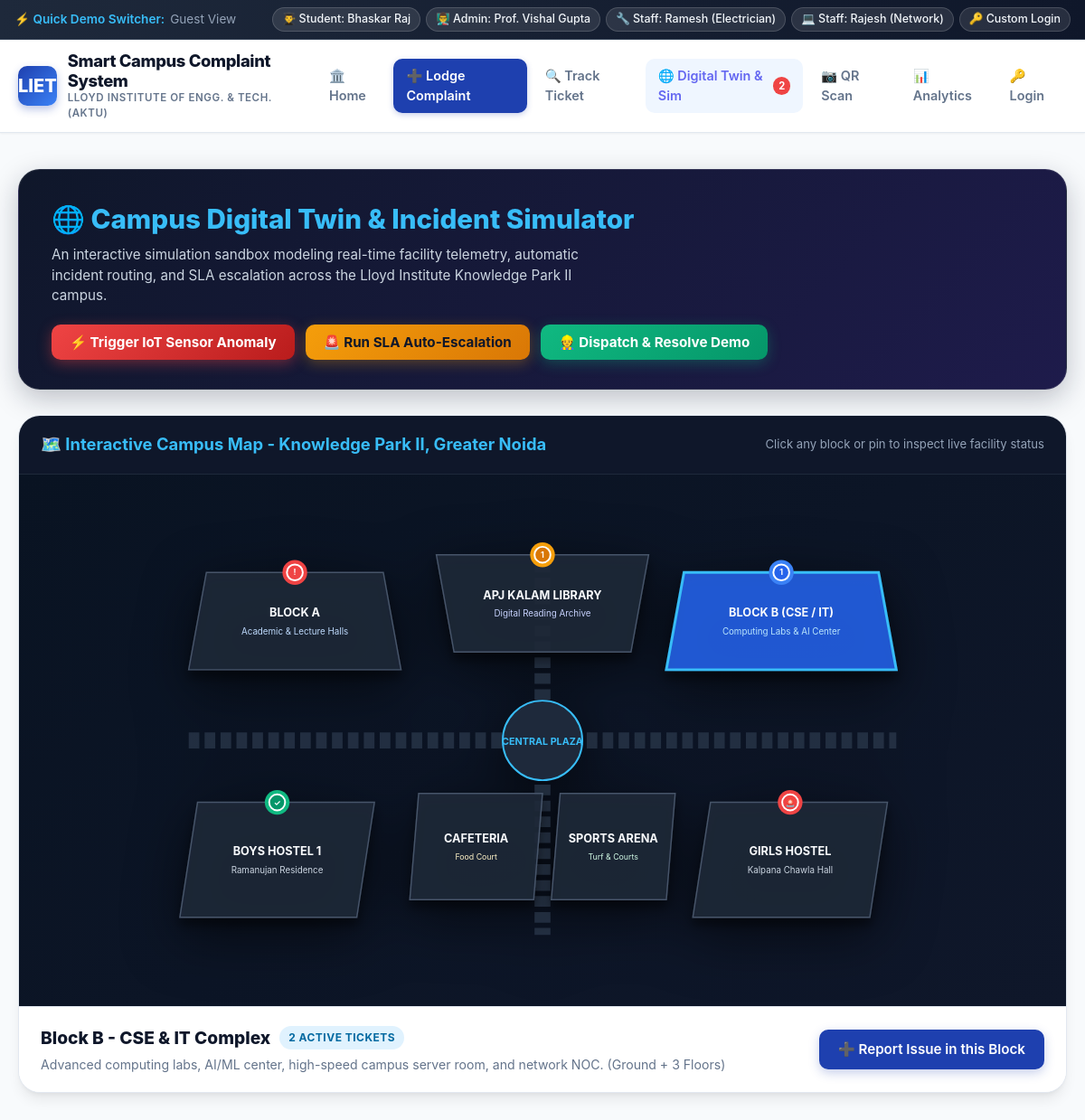
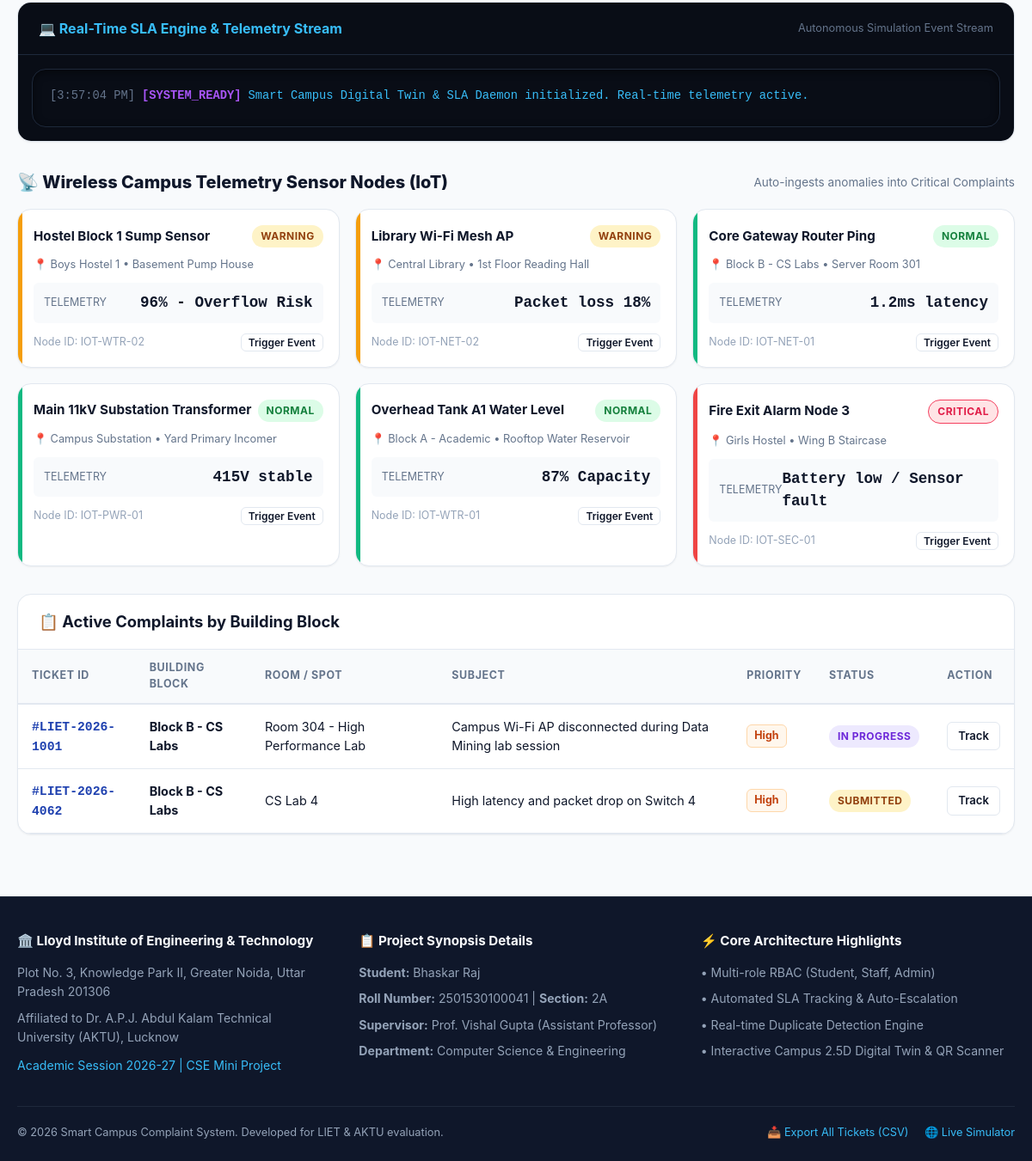
/simulation, run on an earlier commit of the app's database (2 pictures, top to bottom).
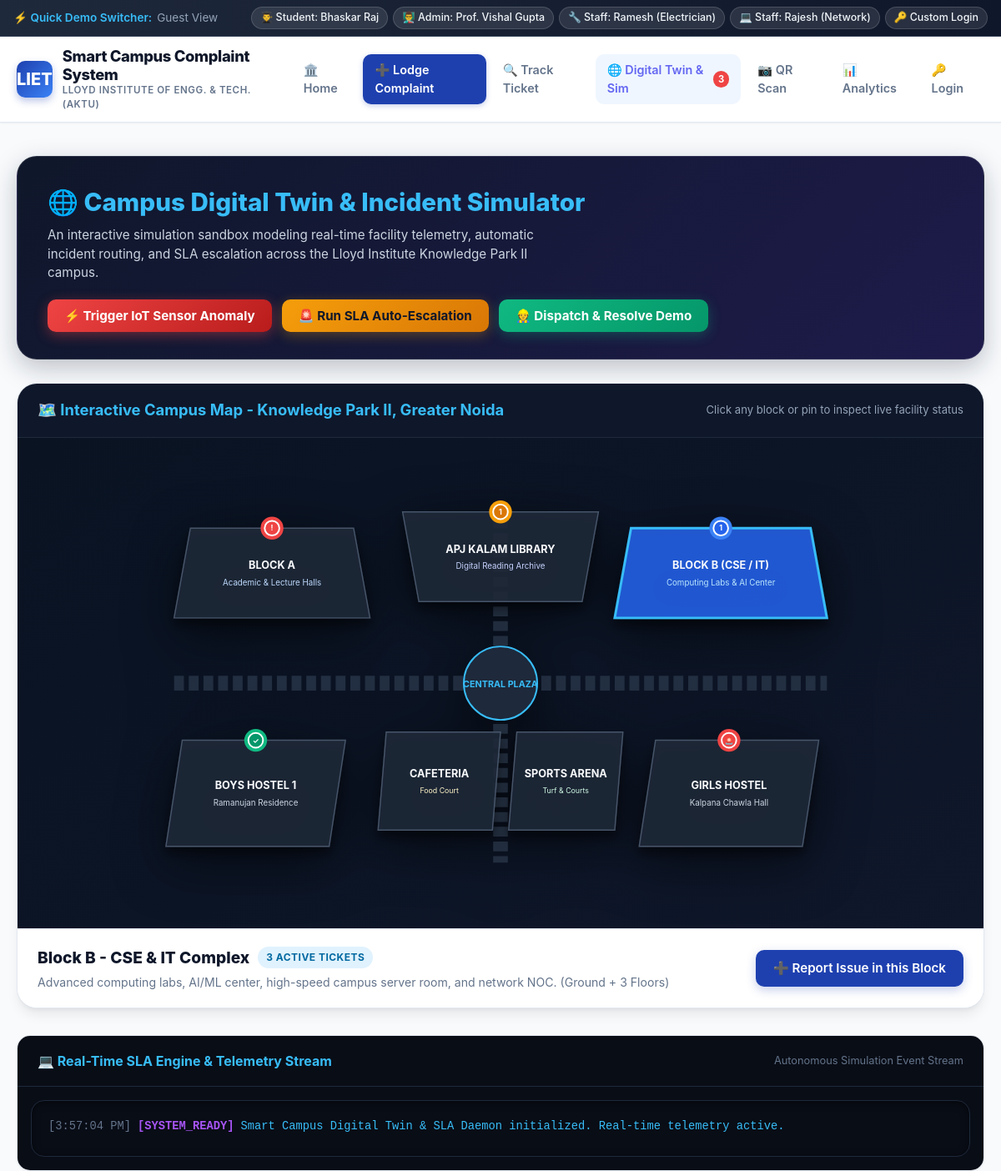
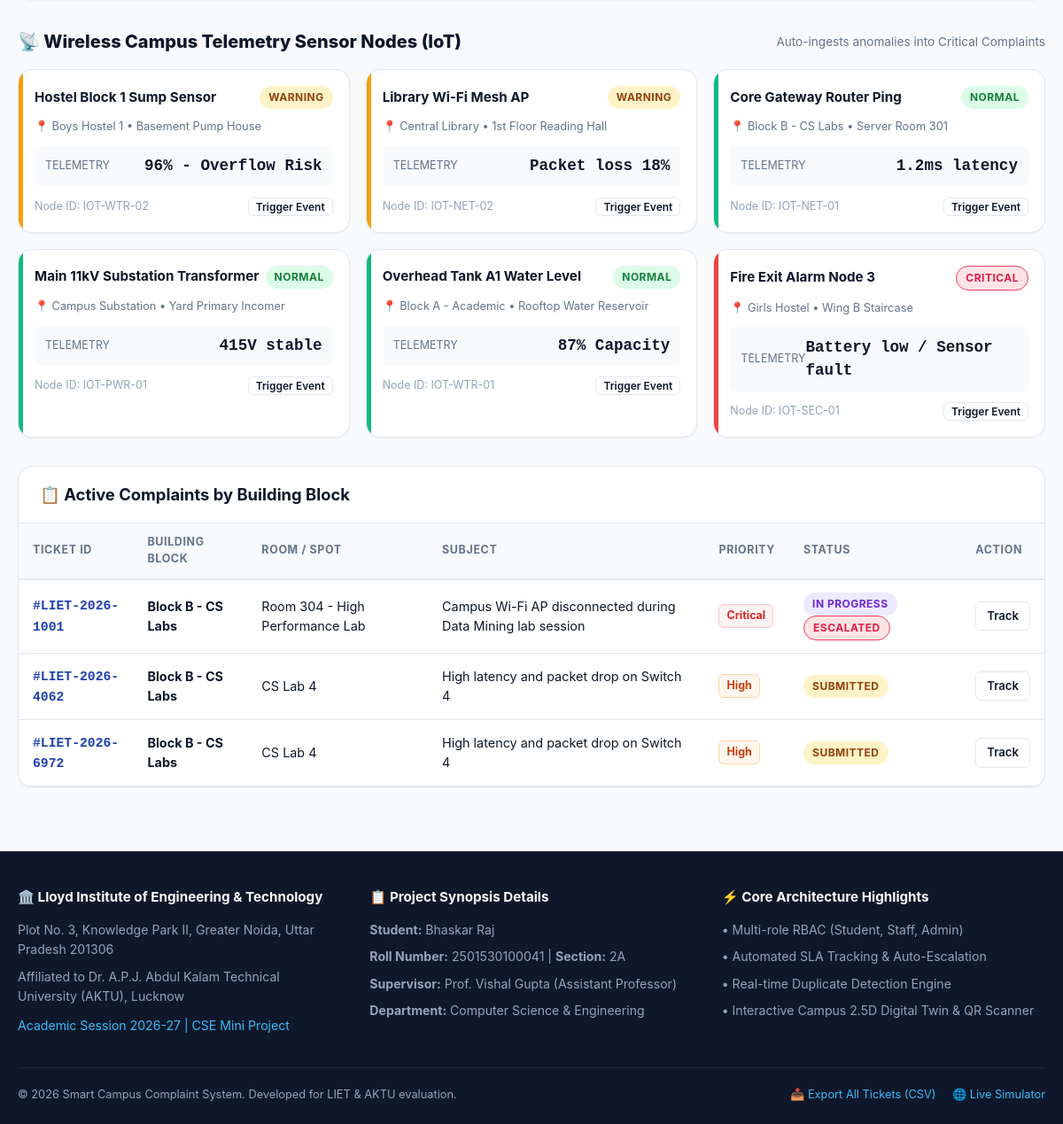
And on a later commit of the database (2 pictures, top to bottom).
### tables this page shows
CREATE TABLE iot_sensors (
        sensor_id TEXT PRIMARY KEY,
        name TEXT NOT NULL,
        building_block TEXT NOT NULL,
        location TEXT NOT NULL,
        type TEXT NOT NULL,
        status TEXT NOT NULL DEFAULT 'Normal',
        last_reading TEXT,
        last_checked TEXT
    );

CREATE TABLE complaints (
        ticket_id TEXT PRIMARY KEY,
        user_id INTEGER,
        user_name TEXT,
        user_email TEXT,
        user_roll TEXT,
        category TEXT NOT NULL,
        subcategory TEXT,
        building_block TEXT NOT NULL,
        room_location TEXT NOT NULL,
        title TEXT NOT NULL,
        description TEXT NOT NULL,
        priority TEXT NOT NULL DEFAULT 'Medium',
        status TEXT NOT NULL DEFAULT 'Submitted',
        assigned_dept_id INTEGER,
        assigned_staff_name TEXT,
        image_path TEXT,
        resolution_remarks TEXT,
        resolution_image TEXT,
        sla_deadline TEXT,
        is_escalated INTEGER DEFAULT 0,
        escalated_to TEXT,
        escalated_at TEXT,
        upvotes INTEGER DEFAULT 0,
        created_at TEXT,
        updated_at TEXT,
        FOREIGN KEY (user_id) REFERENCES users (id),
        FOREIGN KEY (assigned_dept_id) REFERENCES departments (id)
    );

### app.py (the view)
@app.route('/simulation')
def simulation_view():
    db = get_db()
    cursor = db.cursor()
    cursor.execute("SELECT * FROM iot_sensors ORDER BY status DESC, name ASC")
    sensors = cursor.fetchall()
    cursor.execute("""
    SELECT ticket_id, title, category, building_block, room_location, priority, status, is_escalated
    FROM complaints
    WHERE status NOT IN ('Closed')
    ORDER BY CASE WHEN priority = 'Critical' THEN 1 ELSE 2 END
    """)
    active_complaints = cursor.fetchall()
    db.close()
    return render_template('simulation.html', sensors=sensors, active_complaints=active_complaints)

### templates/simulation.html (shortened to what this page needs)
{% extends "base.html" %}
{% block content %}
<div>
  <div class="sim-header">
    <div class="sim-header-info">
      <h2>🌐 Campus Digital Twin & Incident Simulator</h2>
      <p>
        An interactive simulation sandbox modeling real-time facility telemetry, automatic incident routing,
        and SLA escalation across the Lloyd Institute Knowledge Park II campus.
      </p>
    </div>
    <div class="sim-actions">
      <button class="btn btn-sim-alert" onclick="runIoTSimulation()">
        ⚡ Trigger IoT Sensor Anomaly
      </button>
      <button class="btn btn-sim-escalate" onclick="runAutoEscalation()">
        🚨 Run SLA Auto-Escalation
      </button>
      <button class="btn btn-sim-worker" onclick="runWorkerResolveDemo()">
        👷 Dispatch & Resolve Demo
      </button>
    </div>
  </div>
  <div class="campus-map-card">
    <div class="card-header" style="background: #0f172a; color: white; border-color: #1e293b;">
      <h3 style="color: #38bdf8;">🗺️ Interactive Campus Map - Knowledge Park II, Greater Noida</h3>
      <span style="font-size: 0.82rem; color: #94a3b8;">Click any block or pin to inspect live facility status</span>
    </div>
    <div class="campus-map-wrapper">
      <svg class="campus-svg" viewBox="0 0 920 540" xmlns="http://www.w3.org/2000/svg">
        <text x="460" y="275" font-size="11" fill="#38bdf8" font-weight="bold" text-anchor="middle">CENTRAL PLAZA</text>
        <g class="map-building-group" onclick="selectBuilding('Block A - Academic')">
          <text x="180" y="130" class="building-label">BLOCK A</text>
          <text x="180" y="150" font-size="10" fill="#bfdbfe" text-anchor="middle">Academic & Lecture Halls</text>
          <g class="map-pin" transform="translate(180, 80)">
            <text x="0" y="3" font-size="9" font-weight="bold" fill="white" text-anchor="middle">!</text>
          </g>
        </g>
        <g class="map-building-group" onclick="selectBuilding('Block B - CS Labs')">
          <text x="730" y="130" class="building-label">BLOCK B (CSE / IT)</text>
          <text x="730" y="150" font-size="10" fill="#bae6fd" text-anchor="middle">Computing Labs & AI Center</text>
          <g class="map-pin" transform="translate(730, 80)">
            <text x="0" y="3" font-size="9" font-weight="bold" fill="white" text-anchor="middle">1</text>
          </g>
        </g>
        <g class="map-building-group" onclick="selectBuilding('Central Library')">
          <text x="460" y="110" class="building-label">APJ KALAM LIBRARY</text>
          <text x="460" y="130" font-size="10" fill="#c7d2fe" text-anchor="middle">Digital Reading Archive</text>
          <g class="map-pin" transform="translate(460, 60)">
            <text x="0" y="3" font-size="9" font-weight="bold" fill="white" text-anchor="middle">1</text>
          </g>
        </g>
        <g class="map-building-group" onclick="selectBuilding('Boys Hostel 1')">
          <text x="160" y="400" class="building-label">BOYS HOSTEL 1</text>
          <text x="160" y="420" font-size="10" fill="#cbd5e1" text-anchor="middle">Ramanujan Residence</text>
          <g class="map-pin" transform="translate(160, 340)">
            <text x="0" y="3" font-size="9" font-weight="bold" fill="white" text-anchor="middle">✓</text>
          </g>
        </g>
        <g class="map-building-group" onclick="selectBuilding('Girls Hostel')">
          <text x="740" y="400" class="building-label">GIRLS HOSTEL</text>
          <text x="740" y="420" font-size="10" fill="#cbd5e1" text-anchor="middle">Kalpana Chawla Hall</text>
          <g class="map-pin" transform="translate(740, 340)">
            <text x="0" y="3" font-size="9" font-weight="bold" fill="white" text-anchor="middle">🚨</text>
          </g>
        </g>
        <g class="map-building-group" onclick="selectBuilding('Student Cafeteria')">
          <text x="385" y="385" class="building-label" font-size="11">CAFETERIA</text>
          <text x="385" y="405" font-size="9" fill="#fef3c7" text-anchor="middle">Food Court</text>
        </g>
        <g class="map-building-group" onclick="selectBuilding('Sports Arena')">
          <text x="540" y="385" class="building-label" font-size="11">SPORTS ARENA</text>
          <text x="540" y="405" font-size="9" fill="#d1fae5" text-anchor="middle">Turf & Courts</text>
        </g>
      </svg>
    </div>
    <div class="map-drawer">
      <div class="drawer-info">
        <div style="display: flex; align-items: center; gap: 10px;">
          <h3 id="drawer-building-title">Block B - CSE & IT Complex</h3>
          <span id="drawer-building-count" class="badge badge-assigned">1 Active Ticket</span>
        </div>
        <p id="drawer-building-desc">Advanced computing labs, AI/ML center, high-speed campus server room, and network NOC.</p>
      </div>
      <div style="display: flex; gap: 10px;">
        <a id="drawer-btn-report" href="{{ url_for('submit_complaint', building='Block B - CS Labs') }}" class="btn btn-primary">
          ➕ Report Issue in this Block
        </a>
      </div>
    </div>
  </div>
  <div class="card" style="margin-bottom: 32px;">
    <div class="card-header" style="background: #090d16; color: #38bdf8; border-color: #1e293b;">
      <h3 style="color: #38bdf8; font-size: 1rem;">💻 Real-Time SLA Engine & Telemetry Stream</h3>
      <span style="font-size: 0.8rem; color: #64748b;">Autonomous Simulation Event Stream</span>
    </div>
    <div class="card-body" style="background: #090d16; padding: 16px;">
      <div id="sim-live-console" class="sim-console"></div>
    </div>
  </div>
  <div style="margin-bottom: 32px;">
    <div style="display: flex; justify-content: space-between; align-items: center; margin-bottom: 16px;">
      <h3 style="font-size: 1.25rem; font-weight: 800; color: var(--secondary); display: flex; align-items: center; gap: 8px;">
        <span>📡 Wireless Campus Telemetry Sensor Nodes (IoT)</span>
      </h3>
      <span style="font-size: 0.85rem; color: var(--text-muted);">Auto-ingests anomalies into Critical Complaints</span>
    </div>
    <div class="iot-grid">
      {% for s in sensors %}
        <div class="sensor-card {{ s.status|lower }}">
          <div class="sensor-header">
            <span class="sensor-name">{{ s.name }}</span>
            {% if s.status == 'Normal' %}
              <span class="badge badge-resolved">Normal</span>
            {% elif s.status == 'Warning' %}
              <span class="badge badge-submitted">Warning</span>
            {% else %}
              <span class="badge badge-escalated">Critical</span>
            {% endif %}
          </div>
          <div class="sensor-location">
            📍 {{ s.building_block }} &bull; {{ s.location }}
          </div>
          <div class="sensor-telemetry">
            <span style="font-size: 0.78rem; color: var(--text-muted); text-transform: uppercase;">Telemetry</span>
            <span class="sensor-reading">{{ s.last_reading }}</span>
          </div>
          <div style="display: flex; justify-content: space-between; align-items: center; font-size: 0.78rem; color: var(--text-subtle);">
            <span>Node ID: {{ s.sensor_id }}</span>
            <button class="btn btn-sm btn-outline" style="padding: 2px 8px; font-size: 0.75rem;" onclick="runIoTSimulation('{{ s.sensor_id }}')">
              Trigger Event
            </button>
          </div>
        </div>
      {% endfor %}
    </div>
  </div>
  <div class="card">
    <div class="card-header">
      <h3>📋 Active Complaints by Building Block</h3>
    </div>
    <div class="card-body" style="padding: 0;">
      <div class="table-responsive">
        <table class="data-table">
          <thead>
            <tr>
              <th>Ticket ID</th>
              <th>Building Block</th>
              <th>Room / Spot</th>
              <th>Subject</th>
              <th>Priority</th>
              <th>Status</th>
              <th>Action</th>
            </tr>
          </thead>
          <tbody>
            {% for c in active_complaints %}
              <tr class="building-complaint-row" data-building="{{ c.building_block }}">
                <td>
                  <a href="{{ url_for('track_complaint', ticket_id=c.ticket_id) }}" class="ticket-code">
                    #{{ c.ticket_id }}
                  </a>
                </td>
                <td style="font-weight: 700;">{{ c.building_block }}</td>
                <td>{{ c.room_location }}</td>
                <td>{{ c.title }}</td>
                <td>
                  {% if c.priority == 'Critical' %}
                    <span class="prio-pill prio-critical">Critical</span>
                  {% elif c.priority == 'High' %}
                    <span class="prio-pill prio-high">High</span>
                  {% else %}
                    <span class="prio-pill prio-medium">{{ c.priority }}</span>
                  {% endif %}
                </td>
                <td>
                  {% if c.status == 'Submitted' %}
                    <span class="badge badge-submitted">Submitted</span>
                  {% elif c.status == 'Assigned' %}
                    <span class="badge badge-assigned">Assigned</span>
                  {% elif c.status == 'In Progress' %}
                    <span class="badge badge-in-progress">In Progress</span>
                  {% endif %}
                  {% if c.is_escalated %}
                    <span class="badge badge-escalated">Escalated</span>
                  {% endif %}
                </td>
                <td>
                  <a href="{{ url_for('track_complaint', ticket_id=c.ticket_id) }}" class="btn btn-sm btn-outline">
                    Track
                  </a>
                </td>
              </tr>
            {% endfor %}
          </tbody>
        </table>
      </div>
    </div>
  </div>
</div>
{% endblock %}

What changed in the data, as far as the page shows it:
changed complaints "LIET-2026-1001": priority "High" → "Critical"; now shows "ESCALATED"
added complaints: ticket_id "LIET-2026-6972", building_block "Block B - CS Labs", room_location "CS Lab 4", title "High latency and packet drop on Switch 4", priority "High", status "SUBMITTED"
Also different on the page:
{{ global_escalated_count }}: "2" → "3"
text written by a page script: "2 ACTIVE TICKETS" → "3 ACTIVE TICKETS"
